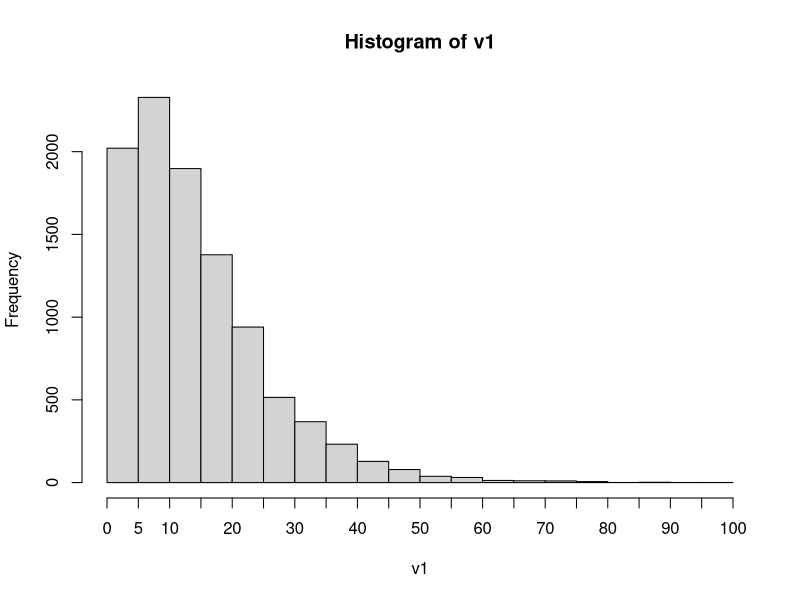
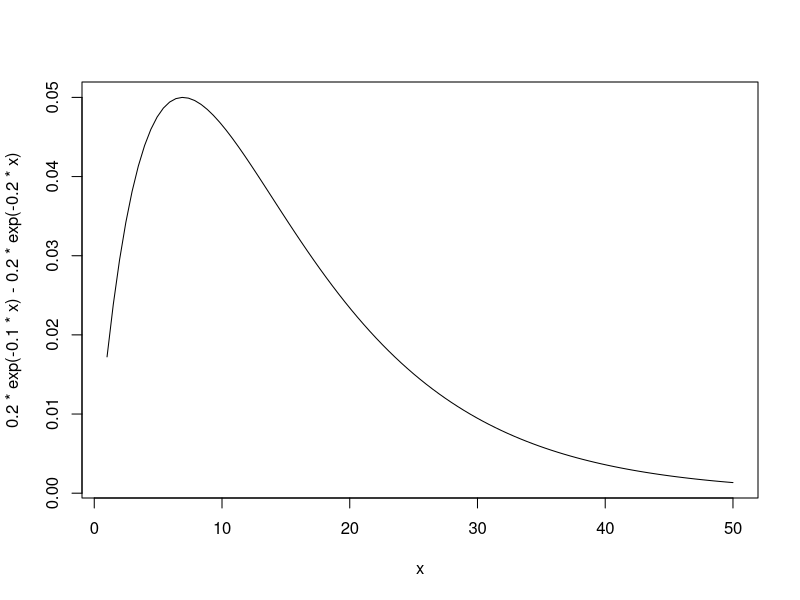

The R source for these figures, in order:
T=replicate(n=10000,max(rexp(1,rate=1/10),rexp(1,rate=1/10)))

T_int=as.integer(T)

v1<-unlist(T_int)

hist(v1, breaks=25,xaxp=c(0,100,20))

curve(0.2*exp(-0.1*x) - 0.2*exp(-0.2*x), from=1, to=50)

#Inference from the below two graphs- The histogram and the density plot is for same
#variable; one is via simulation and other is via the mathematical formula.
#The shapes of both the plots are same.

mean(v1)

df=as.data.frame(table(v1))

df

df_gt_15=df[16:60,]

a=df_gt_15[,'Freq']

a

sum(a)/10000


